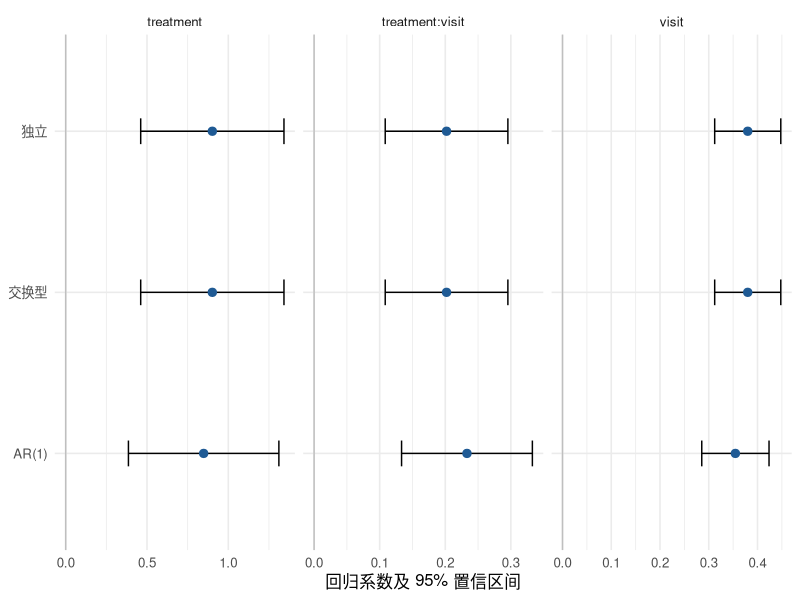

This chart was generated by the following R code:
## ---- chunk 1
knitr::opts_chunk$set(
  echo = TRUE,
  warning = TRUE,
  message = FALSE,
  fig.width = 7.4,
  fig.height = 4.8,
  dpi = 150,
  out.width = "100%",
  fig.path = "figure/1085-gee-"
)
## ---- chunk 2
library(dplyr)
library(tidyr)
library(ggplot2)
library(geepack)
## ---- chunk 3
set.seed(20260731)

n_subject <- 160
n_visit <- 5

subject_data <- tibble(
  id = seq_len(n_subject),
  treatment = rbinom(n_subject, 1, 0.5),
  random_intercept = rnorm(n_subject, sd = 1.2)
)

long_data <- crossing(
  id = subject_data$id,
  visit = 0:(n_visit - 1)
) |>
  left_join(subject_data, by = "id") |>
  mutate(
    outcome = 8 +
      0.35 * visit +
      0.60 * treatment +
      0.25 * visit * treatment +
      random_intercept +
      rnorm(n(), sd = 1),
    id = factor(id)
  ) |>
  arrange(id, visit)

long_data |>
  select(-random_intercept) |>
  slice_head(n = 10)
## ---- chunk 4
gee_ind <- geeglm(
  outcome ~ treatment * visit,
  id = id,
  waves = visit,
  data = long_data,
  family = gaussian(link = "identity"),
  corstr = "independence",
  std.err = "san.se"
)

gee_exch <- update(gee_ind, corstr = "exchangeable")
gee_ar1 <- update(gee_ind, corstr = "ar1")

summary(gee_exch)
## ---- chunk 5
extract_gee <- function(fit, model_name) {
  coef_table <- summary(fit)$coefficients
  tibble(
    model = model_name,
    term = rownames(coef_table),
    estimate = coef_table[, "Estimate"],
    std_error = coef_table[, "Std.err"],
    conf_low = estimate - qnorm(0.975) * std_error,
    conf_high = estimate + qnorm(0.975) * std_error
  )
}

gee_results <- bind_rows(
  extract_gee(gee_ind, "独立"),
  extract_gee(gee_exch, "交换型"),
  extract_gee(gee_ar1, "AR(1)")
)

gee_results
## ---- chunk 6
gee_results |>
  filter(term != "(Intercept)") |>
  ggplot(aes(x = estimate, y = model)) +
  geom_vline(xintercept = 0, colour = "grey75") +
  geom_errorbar(
    aes(xmin = conf_low, xmax = conf_high),
    width = 0.16,
    orientation = "y"
  ) +
  geom_point(size = 2.5, colour = "#1f5a94") +
  facet_wrap(~term, scales = "free_x") +
  labs(x = "回归系数及 95% 置信区间", y = NULL) +
  theme_minimal(base_size = 12)
## ---- chunk 7
rbind(
  independence = QIC(gee_ind),
  exchangeable = QIC(gee_exch),
  ar1 = QIC(gee_ar1)
)
